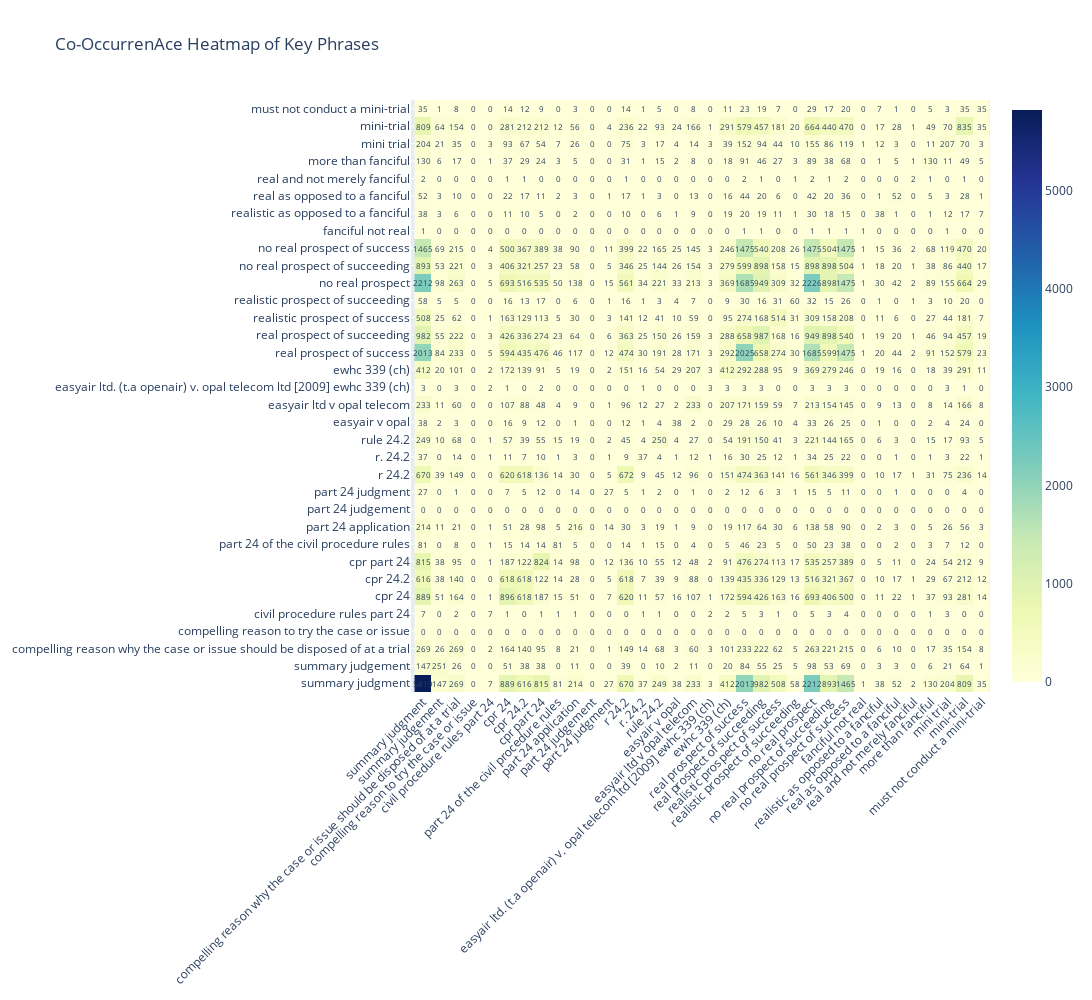

The notebook cell this image was saved under:
### Markdown cell above
Plot the co-occurrence matrix (figure 1)

### Code cell
trace = go.Heatmap(
    z=co_occurrence_counts.values,
    x=co_occurrence_counts.columns,
    y=co_occurrence_counts.index,
    colorscale='YlGnBu'
)


annotations = []
for yd, row in enumerate(co_occurrence_counts.values):
    for xd, value in enumerate(row):
        annotations.append(
            dict(
                x=co_occurrence_counts.columns[xd],
                y=co_occurrence_counts.index[yd],
                text=str(value),
                xref='x1',
                yref='y1',
                font=dict(size=8),
                showarrow=False
            )
        )

        
layout = go.Layout(
    title='Co-OccurrenAce Heatmap of Key Phrases',
    xaxis=dict(tickangle=-45, tickfont=dict(size=12)),
    yaxis=dict(tickfont=dict(size=12)),
    annotations=annotations,
    autosize=False,
    width=1400,
    height=1000
)

fig = go.Figure(data=[trace], layout=layout)
py.init_notebook_mode(connected=True)
py.iplot(fig)
